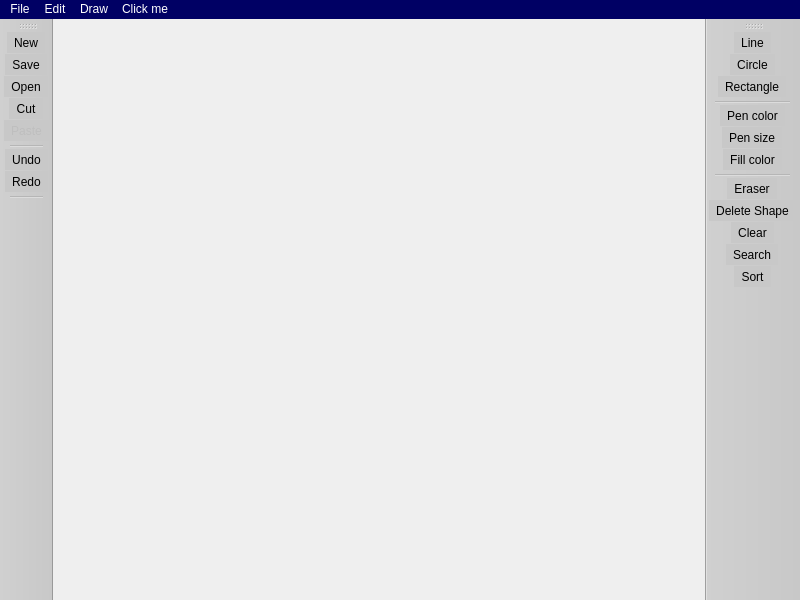
<?xml version="1.0" encoding="UTF-8"?>
<ui version="4.0">
 <class>MainWindow</class>
 <widget class="QMainWindow" name="MainWindow">
  <property name="geometry">
   <rect>
    <x>0</x>
    <y>0</y>
    <width>800</width>
    <height>600</height>
   </rect>
  </property>
  <property name="cursor">
   <cursorShape>CrossCursor</cursorShape>
  </property>
  <property name="windowTitle">
   <string>Brush in a Rush</string>
  </property>
  <property name="windowIcon">
   <iconset resource="backGround.qrc">
    <normaloff>:/icons/painting-1.png</normaloff>
    <normalon>:/icons/painting-1.png</normalon>:/icons/painting-1.png</iconset>
  </property>
  <property name="autoFillBackground">
   <bool>false</bool>
  </property>
  <property name="styleSheet">
   <string notr="true"/>
  </property>
  <widget class="QWidget" name="centralwidget"/>
  <widget class="QMenuBar" name="menuBar">
   <property name="geometry">
    <rect>
     <x>0</x>
     <y>0</y>
     <width>800</width>
     <height>25</height>
    </rect>
   </property>
   <property name="styleSheet">
    <string notr="true">background-color: rgb(0, 0, 100);
color: rgb(255, 255, 255);
selection-background-color: rgb(167, 167, 167);</string>
   </property>
   <widget class="QMenu" name="menuedrt">
    <property name="title">
     <string>File</string>
    </property>
    <addaction name="actionNew"/>
    <addaction name="actionOpen"/>
    <addaction name="separator"/>
    <addaction name="separator"/>
    <addaction name="actionSave"/>
    <addaction name="actionSearch"/>
    <addaction name="actionSort"/>
    <addaction name="actionClose"/>
    <addaction name="separator"/>
   </widget>
   <widget class="QMenu" name="menuAdd">
    <property name="title">
     <string>Draw</string>
    </property>
    <widget class="QMenu" name="menuDraw">
     <property name="title">
      <string>Shapes...</string>
     </property>
     <addaction name="actionCircle"/>
     <addaction name="actionRectangle"/>
     <addaction name="actionStraightLine"/>
    </widget>
    <addaction name="menuDraw"/>
    <addaction name="separator"/>
    <addaction name="actionPen_color"/>
    <addaction name="actionFill_color"/>
    <addaction name="actionPen_size"/>
    <addaction name="separator"/>
    <addaction name="actionFill_with_color"/>
    <addaction name="actionEraser"/>
    <addaction name="separator"/>
    <addaction name="separator"/>
   </widget>
   <widget class="QMenu" name="menuEdit">
    <property name="title">
     <string>Edit</string>
    </property>
    <addaction name="actionUndo"/>
    <addaction name="actionRedo"/>
    <addaction name="separator"/>
    <addaction name="actionDelete"/>
    <addaction name="actionClear"/>
    <addaction name="separator"/>
    <addaction name="actionCut"/>
    <addaction name="actionPaste"/>
   </widget>
   <widget class="QMenu" name="menuClicl_me">
    <property name="title">
     <string>Click me</string>
    </property>
    <addaction name="actionClick"/>
   </widget>
   <addaction name="menuedrt"/>
   <addaction name="menuEdit"/>
   <addaction name="menuAdd"/>
   <addaction name="menuClicl_me"/>
  </widget>
  <widget class="QToolBar" name="toolBar">
   <property name="font">
    <font>
     <bold>false</bold>
    </font>
   </property>
   <property name="windowTitle">
    <string>toolBar</string>
   </property>
   <property name="autoFillBackground">
    <bool>false</bool>
   </property>
   <property name="styleSheet">
    <string notr="true">background-color: rgb(200, 200, 200);</string>
   </property>
   <property name="movable">
    <bool>true</bool>
   </property>
   <property name="orientation">
    <enum>Qt::Vertical</enum>
   </property>
   <property name="toolButtonStyle">
    <enum>Qt::ToolButtonIconOnly</enum>
   </property>
   <attribute name="toolBarArea">
    <enum>RightToolBarArea</enum>
   </attribute>
   <attribute name="toolBarBreak">
    <bool>false</bool>
   </attribute>
   <addaction name="actionStraightLine"/>
   <addaction name="actionCircle"/>
   <addaction name="actionRectangle"/>
   <addaction name="separator"/>
   <addaction name="actionPen_color"/>
   <addaction name="actionPen_size"/>
   <addaction name="actionFill_color"/>
   <addaction name="separator"/>
   <addaction name="actionEraser"/>
   <addaction name="actionDelete"/>
   <addaction name="actionClear"/>
   <addaction name="actionSearch"/>
   <addaction name="actionSort"/>
  </widget>
  <widget class="QToolBar" name="toolBar_2">
   <property name="windowTitle">
    <string>toolBar_2</string>
   </property>
   <property name="styleSheet">
    <string notr="true">background-color: rgb(200, 200, 200);</string>
   </property>
   <attribute name="toolBarArea">
    <enum>LeftToolBarArea</enum>
   </attribute>
   <attribute name="toolBarBreak">
    <bool>false</bool>
   </attribute>
   <addaction name="actionNew"/>
   <addaction name="actionSave"/>
   <addaction name="actionOpen"/>
   <addaction name="actionCut"/>
   <addaction name="actionPaste"/>
   <addaction name="separator"/>
   <addaction name="actionUndo"/>
   <addaction name="actionRedo"/>
   <addaction name="separator"/>
  </widget>
  <action name="actionOpen">
   <property name="icon">
    <iconset resource="backGround.qrc">
     <normaloff>:/icons/open-folder.png</normaloff>:/icons/open-folder.png</iconset>
   </property>
   <property name="text">
    <string>Open</string>
   </property>
   <property name="shortcut">
    <string>Ctrl+O</string>
   </property>
  </action>
  <action name="actionSave">
   <property name="icon">
    <iconset resource="backGround.qrc">
     <normaloff>:/icons/save.png</normaloff>:/icons/save.png</iconset>
   </property>
   <property name="text">
    <string>Save</string>
   </property>
   <property name="shortcut">
    <string>Ctrl+S</string>
   </property>
  </action>
  <action name="actionNew">
   <property name="icon">
    <iconset resource="backGround.qrc">
     <normaloff>:/icons/add-file.png</normaloff>:/icons/add-file.png</iconset>
   </property>
   <property name="text">
    <string>New</string>
   </property>
   <property name="shortcut">
    <string>Ctrl+N</string>
   </property>
  </action>
  <action name="actionPen_color">
   <property name="icon">
    <iconset resource="backGround.qrc">
     <normaloff>:/icons/colored-pencils.png</normaloff>:/icons/colored-pencils.png</iconset>
   </property>
   <property name="text">
    <string>Pen color</string>
   </property>
  </action>
  <action name="actionPen_size">
   <property name="icon">
    <iconset resource="backGround.qrc">
     <normaloff>:/icons/pencil-and-ruler.png</normaloff>:/icons/pencil-and-ruler.png</iconset>
   </property>
   <property name="text">
    <string>Pen size</string>
   </property>
  </action>
  <action name="actionClose">
   <property name="icon">
    <iconset resource="backGround.qrc">
     <normaloff>:/icons/close.png</normaloff>:/icons/close.png</iconset>
   </property>
   <property name="text">
    <string>Exit</string>
   </property>
   <property name="shortcut">
    <string>Ctrl+W</string>
   </property>
  </action>
  <action name="actionFill_with_color">
   <property name="checkable">
    <bool>true</bool>
   </property>
   <property name="text">
    <string>Fill with color</string>
   </property>
  </action>
  <action name="actionEraser">
   <property name="checkable">
    <bool>true</bool>
   </property>
   <property name="icon">
    <iconset resource="backGround.qrc">
     <normaloff>:/icons/eraser.png</normaloff>:/icons/eraser.png</iconset>
   </property>
   <property name="text">
    <string>Eraser</string>
   </property>
   <property name="shortcut">
    <string>E</string>
   </property>
  </action>
  <action name="actionCut">
   <property name="icon">
    <iconset resource="backGround.qrc">
     <normaloff>:/icons/cut.png</normaloff>:/icons/cut.png</iconset>
   </property>
   <property name="text">
    <string>Cut</string>
   </property>
   <property name="shortcut">
    <string>Ctrl+X</string>
   </property>
  </action>
  <action name="actionCircle">
   <property name="checkable">
    <bool>true</bool>
   </property>
   <property name="icon">
    <iconset resource="backGround.qrc">
     <normaloff>:/icons/icons8-filled-circle-100.png</normaloff>:/icons/icons8-filled-circle-100.png</iconset>
   </property>
   <property name="text">
    <string>Circle</string>
   </property>
  </action>
  <action name="actionRectangle">
   <property name="checkable">
    <bool>true</bool>
   </property>
   <property name="icon">
    <iconset resource="backGround.qrc">
     <normaloff>:/icons/icons8-rectangle-100.png</normaloff>:/icons/icons8-rectangle-100.png</iconset>
   </property>
   <property name="text">
    <string>Rectangle</string>
   </property>
  </action>
  <action name="actionPaste">
   <property name="enabled">
    <bool>false</bool>
   </property>
   <property name="icon">
    <iconset resource="backGround.qrc">
     <normaloff>:/icons/paste.png</normaloff>:/icons/paste.png</iconset>
   </property>
   <property name="text">
    <string>Paste</string>
   </property>
   <property name="shortcut">
    <string>Ctrl+V</string>
   </property>
  </action>
  <action name="actionFill_color">
   <property name="icon">
    <iconset resource="backGround.qrc">
     <normaloff>:/icons/paint-bucket.png</normaloff>:/icons/paint-bucket.png</iconset>
   </property>
   <property name="text">
    <string>Fill color</string>
   </property>
  </action>
  <action name="actionUndo">
   <property name="icon">
    <iconset resource="backGround.qrc">
     <normaloff>:/icons/undo.png</normaloff>:/icons/undo.png</iconset>
   </property>
   <property name="text">
    <string>Undo</string>
   </property>
   <property name="shortcut">
    <string>Ctrl+Z</string>
   </property>
  </action>
  <action name="actionRedo">
   <property name="icon">
    <iconset resource="backGround.qrc">
     <normaloff>:/icons/redo.png</normaloff>:/icons/redo.png</iconset>
   </property>
   <property name="text">
    <string>Redo</string>
   </property>
   <property name="shortcut">
    <string>Ctrl+Y</string>
   </property>
  </action>
  <action name="actionStraightLine">
   <property name="checkable">
    <bool>true</bool>
   </property>
   <property name="icon">
    <iconset resource="backGround.qrc">
     <normaloff>:/icons/icons8-line-100.png</normaloff>:/icons/icons8-line-100.png</iconset>
   </property>
   <property name="text">
    <string>Line</string>
   </property>
  </action>
  <action name="actionSearch">
   <property name="icon">
    <iconset resource="backGround.qrc">
     <normaloff>:/icons/search.png</normaloff>:/icons/search.png</iconset>
   </property>
   <property name="text">
    <string>Search</string>
   </property>
  </action>
  <action name="actionDelete">
   <property name="icon">
    <iconset resource="backGround.qrc">
     <normaloff>:/icons/delete.png</normaloff>:/icons/delete.png</iconset>
   </property>
   <property name="text">
    <string>Delete Shape</string>
   </property>
  </action>
  <action name="actionClear">
   <property name="icon">
    <iconset resource="backGround.qrc">
     <normaloff>:/icons/cleaning.png</normaloff>:/icons/cleaning.png</iconset>
   </property>
   <property name="text">
    <string>Clear</string>
   </property>
  </action>
  <action name="actionClick">
   <property name="text">
    <string>Click</string>
   </property>
  </action>
  <action name="actionSort">
   <property name="icon">
    <iconset resource="backGround.qrc">
     <normaloff>:/icons/sort.png</normaloff>:/icons/sort.png</iconset>
   </property>
   <property name="text">
    <string>Sort</string>
   </property>
  </action>
 </widget>
 <resources>
  <include location="backGround.qrc"/>
 </resources>
 <connections/>
</ui>
